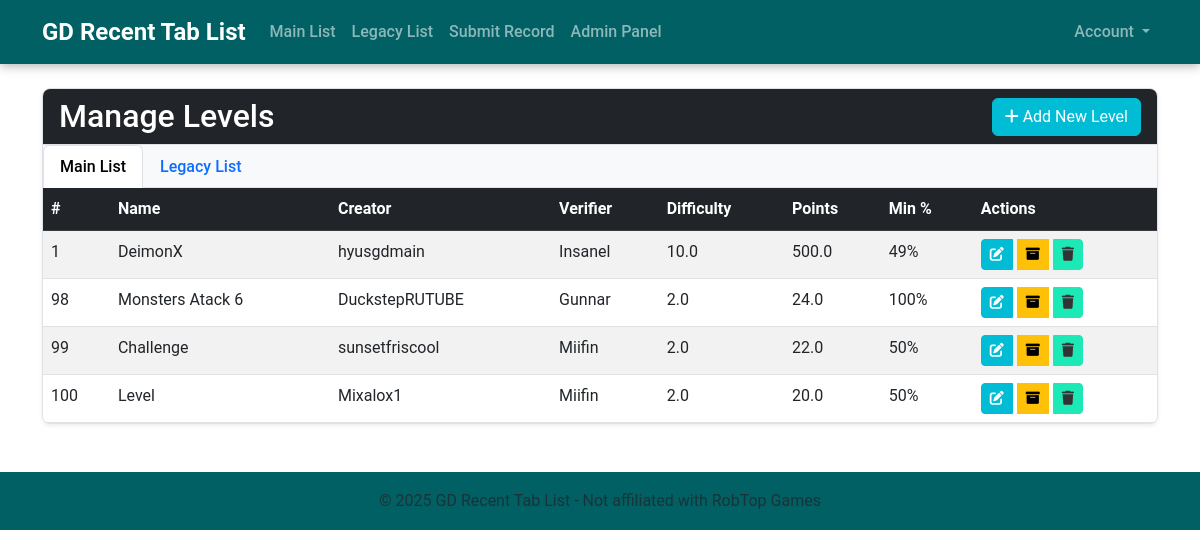
Page /admin/levels (signed in) on the committed database.
### main.py (models this page shows, shortened)
class Level(db.Model):
    id = db.Column(db.Integer, primary_key=True)
    name = db.Column(db.String(100), nullable=False)
    creator = db.Column(db.String(80), nullable=False)
    verifier = db.Column(db.String(80), nullable=False)
    level_id = db.Column(db.String(20))
    video_url = db.Column(db.String(200))
    thumbnail_url = db.Column(db.String(200))
    description = db.Column(db.Text)
    difficulty = db.Column(db.Float, nullable=False)  # For precise ranking
    position = db.Column(db.Integer, nullable=False)  # Current position in the list
    is_legacy = db.Column(db.Boolean, default=False)  # Whether it's in the legacy list
    date_added = db.Column(db.DateTime, default=datetime.utcnow)
    points = db.Column(db.Float, default=0.0, nullable=True)  # Points awarded for completing the level
    min_percentage = db.Column(db.Integer, default=100, nullable=True)  # Minimum percentage required for points

### main.py (the view, shortened to what this page needs)
@app.route('/admin/levels', methods=['GET', 'POST'])
def admin_levels():
    if 'user_id' not in session:
        flash('Please log in to access admin panel', 'warning')
        return redirect(url_for('login'))
    if not session.get('is_admin'):
        flash('Access denied. Admin privileges required.', 'danger')
        return redirect(url_for('index'))
    levels = Level.query.order_by(Level.is_legacy, Level.position).all()
    return render_template('admin/levels.html', levels=levels)

### list.py (called while the page is built, shortened)
def get_db():
    from main import db
    return db

def get_models():
    from main import Level, Record, User
    return Level, Record, User

def get_top_players(limit=100):
    from sqlalchemy import func
    db = get_db()
    _, Record, User = get_models()
    try:
        top_players = User.query\
            .filter(User.points > 0)\
            .order_by(desc(User.points))\
            .limit(limit)\
            .all()
        result = []
        return result
    except Exception as e:
        print(f"Error in get_top_players: {e}")
        return []

### main.py (called while the page is built)
@app.context_processor
def utility_processor():
    def get_difficulty_color(difficulty):
        """Convert difficulty value to a color"""
        if difficulty >= 9.5:
            return "#ff0000"  # Extreme
        elif difficulty >= 8.0:
            return "#ff5500"  # Insane
        elif difficulty >= 6.5:
            return "#ffaa00"  # Hard
        elif difficulty >= 5.0:
            return "#ffff00"  # Medium
        else:
            return "#00ff00"  # Easy
    def get_top_players(limit=5):
        from list import get_top_players as get_players
        return get_players(limit)
    return dict(
        get_difficulty_color=get_difficulty_color,
        top_players=get_top_players()
    )

### templates/admin/levels.html (shortened to what this page needs)
{% extends "layout.html" %}
{% block content %}
<div class="row mb-4">
    <div class="col-12">
        <div class="card shadow-sm">
            <div class="card-header bg-dark text-white d-flex justify-content-between align-items-center">
                <h2 class="mb-0">Manage Levels</h2>
                <button class="btn btn-primary" data-bs-toggle="modal" data-bs-target="#addLevelModal">
                    <i class="fas fa-plus"></i> Add New Level
                </button>
            </div>
            <div class="card-body p-0">
                <ul class="nav nav-tabs" id="levelTabs" role="tablist">
                    <li class="nav-item" role="presentation">
                        <button class="nav-link active" id="main-tab" data-bs-toggle="tab" data-bs-target="#main" type="button" role="tab" aria-controls="main" aria-selected="true">Main List</button>
                    </li>
                    <li class="nav-item" role="presentation">
                        <button class="nav-link" id="legacy-tab" data-bs-toggle="tab" data-bs-target="#legacy" type="button" role="tab" aria-controls="legacy" aria-selected="false">Legacy List</button>
                    </li>
                </ul>
                <div class="tab-content" id="levelTabsContent">
                    <div class="tab-pane fade show active" id="main" role="tabpanel" aria-labelledby="main-tab">
                        <div class="table-responsive">
                            <table class="table table-striped table-hover mb-0">
                                <thead class="table-dark">
                                    <tr>
                                        <th>#</th>
                                        <th>Name</th>
                                        <th>Creator</th>
                                        <th>Verifier</th>
                                        <th>Difficulty</th>
                                        <th>Points</th>
                                        <th>Min %</th>
                                        <th>Actions</th>
                                    </tr>
                                </thead>
                                <tbody id="mainListBody">
                                    {% for level in levels if not level.is_legacy %}
                                    <tr>
                                        <td>{{ level.position }}</td>
                                        <td>{{ level.name }}</td>
                                        <td>{{ level.creator }}</td>
                                        <td>{{ level.verifier }}</td>
                                        <td>{{ level.difficulty }}</td>
                                        <td>{{ level.points or ((100 - level.position + 1) / 10)|round(2) }}</td>
                                        <td>{{ level.min_percentage }}%</td>
                                        <td>
                                            <div class="btn-group" role="group">
                                                <button class="btn btn-sm btn-primary" data-bs-toggle="modal" data-bs-target="#editLevelModal"
                                                        data-level-id="{{ level.id }}" data-level-name="{{ level.name }}"
                                                        data-level-creator="{{ level.creator }}" data-level-verifier="{{ level.verifier }}"
                                                        data-level-difficulty="{{ level.difficulty }}" data-level-position="{{ level.position }}"
                                                        data-level-video="{{ level.video_url }}" data-level-description="{{ level.description }}"
                                                        data-level-id="{{ level.level_id }}" data-level-points="{{ level.points }}"
                                                        data-level-min-percentage="{{ level.min_percentage }}">
                                                    <i class="fas fa-edit"></i>
                                                </button>
                                                <button class="btn btn-sm btn-warning ms-1" data-bs-toggle="modal" data-bs-target="#moveLegacyModal" data-level-id="{{ level.id }}">
                                                    <i class="fas fa-archive"></i>
                                                </button>
                                                <button class="btn btn-sm btn-danger ms-1" data-bs-toggle="modal" data-bs-target="#deleteLevelModal" data-level-id="{{ level.id }}">
                                                    <i class="fas fa-trash"></i>
                                                </button>
                                            </div>
                                        </td>
                                    </tr>
                                    {% else %}
                                    <tr>
                                        <td colspan="6" class="text-center py-3">No levels in the main list.</td>
                                    </tr>
                                    {% endfor %}
                                </tbody>
                            </table>
                        </div>
                    </div>
                </div>
            </div>
        </div>
    </div>
</div>
{% endblock %}

### templates/layout.html (shortened to what this page needs)
<!DOCTYPE html>
<html lang="en">
<head>
    <link rel="stylesheet" href="https://cdn.jsdelivr.net/npm/bootstrap@5.3.0/dist/css/bootstrap.min.css">
    <link rel="stylesheet" href="{{ url_for('static', filename='css/style.css') }}">
    <link rel="stylesheet" href="https://cdnjs.cloudflare.com/ajax/libs/font-awesome/6.0.0-beta3/css/all.min.css">
</head>
<body>
    <nav class="navbar navbar-expand-lg navbar-dark">
        <div class="container">
            <a class="navbar-brand" href="{{ url_for('index') }}">
                GD Recent Tab List
            </a>
            <div class="collapse navbar-collapse" id="navbarNav">
                <ul class="navbar-nav me-auto">
                    <li class="nav-item">
                        <a class="nav-link {% if request.path == url_for('index') %}active{% endif %}" href="{{ url_for('index') }}">Main List</a>
                    </li>
                    <li class="nav-item">
                        <a class="nav-link {% if request.path == url_for('legacy') %}active{% endif %}" href="{{ url_for('legacy') }}">Legacy List</a>
                    </li>
                    <li class="nav-item">
                        <a class="nav-link" href="{{ url_for('submit_record') }}">Submit Record</a>
                    </li>
                    {% if session.get('is_admin') %}
                    <li class="nav-item">
                        <a class="nav-link" href="{{ url_for('admin') }}">Admin Panel</a>
                    </li>
                    {% endif %}
                </ul>
                <ul class="navbar-nav">
                    {% if 'user_id' in session %}
                    <li class="nav-item dropdown">
                        <a class="nav-link dropdown-toggle" href="#" id="navbarDropdown" role="button" data-bs-toggle="dropdown" aria-expanded="false">
                            Account
                        </a>
                    </li>
                    {% endif %}
                </ul>
            </div>
        </div>
    </nav>
    <div class="container mt-4">
        {% block content %}{% endblock %}
    </div>
    <footer class="footer mt-5 py-3">
        <div class="container text-center">
            <span class="text-muted">© 2025 GD Recent Tab List - Not affiliated with RobTop Games</span>
        </div>
    </footer>
</body>
</html>

### static/css/style.css (style rules this page uses)
:root { --primary-color: #00bcd4; --secondary-color: #006064; --accent-color: #1de9b6; --background-color: #ffffff; --card-bg: #f8f9fa; --text-color: #212529; --text-muted: #6c757d; --border-color: #dee2e6; }
body { background-color: var(--background-color); color: var(--text-color); font-family: 'Roboto', sans-serif; line-height: 1.6; }
.table { color: var(--text-color); }
.table-dark { color: #fff; }
.table-striped > tbody > tr:nth-of-type(odd) { background-color: rgba(0, 0, 0, 0.05); }
.navbar { background-color: var(--secondary-color); box-shadow: 0 2px 10px rgba(0, 0, 0, 0.3); }
.navbar-brand { font-weight: bold; font-size: 1.5rem; }
.nav-link { font-weight: 500; transition: color 0.2s; }
.card { background-color: var(--card-bg); border: 1px solid var(--border-color); border-radius: 8px; overflow: hidden; transition: transform 0.2s, box-shadow 0.2s; }
.card-header { border-bottom: 1px solid var(--border-color); font-weight: bold; }
.table { margin-bottom: 0; }
.btn-primary { background-color: var(--primary-color); border-color: var(--primary-color); }
.btn-danger { background-color: var(--accent-color); border-color: var(--accent-color); color: #333; }
.footer { background-color: var(--secondary-color); color: var(--text-muted); }
.fade-in { animation: fadeIn 0.5s ease-in; }

### rows in the picture
Level: position "1", name "DeimonX", creator "hyusgdmain", verifier "Insanel", difficulty "10.0", level.pointsor((100-level.position+1)/10)|round(2) "500.0", min_percentage "49"
Level: position "98", name "Monsters Atack 6", creator "DuckstepRUTUBE", verifier "Gunnar", difficulty "2.0", level.pointsor((100-level.position+1)/10)|round(2) "24.0", min_percentage "100"
Level: position "99", name "Challenge", creator "sunsetfriscool", verifier "Miifin", difficulty "2.0", level.pointsor((100-level.position+1)/10)|round(2) "22.0", min_percentage "50"
Level: position "100", name "Level", creator "Mixalox1", verifier "Miifin", difficulty "2.0", level.pointsor((100-level.position+1)/10)|round(2) "20.0", min_percentage "50"
